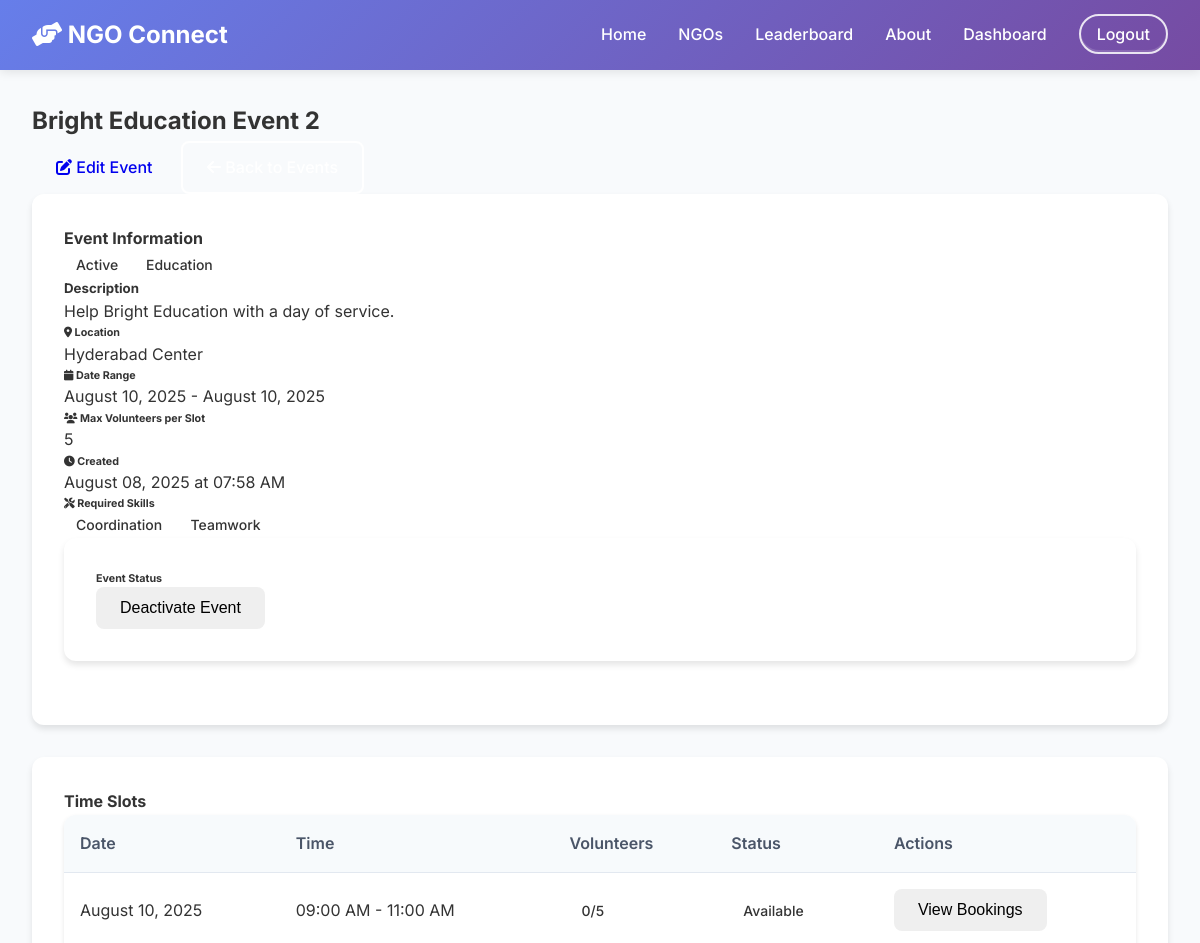
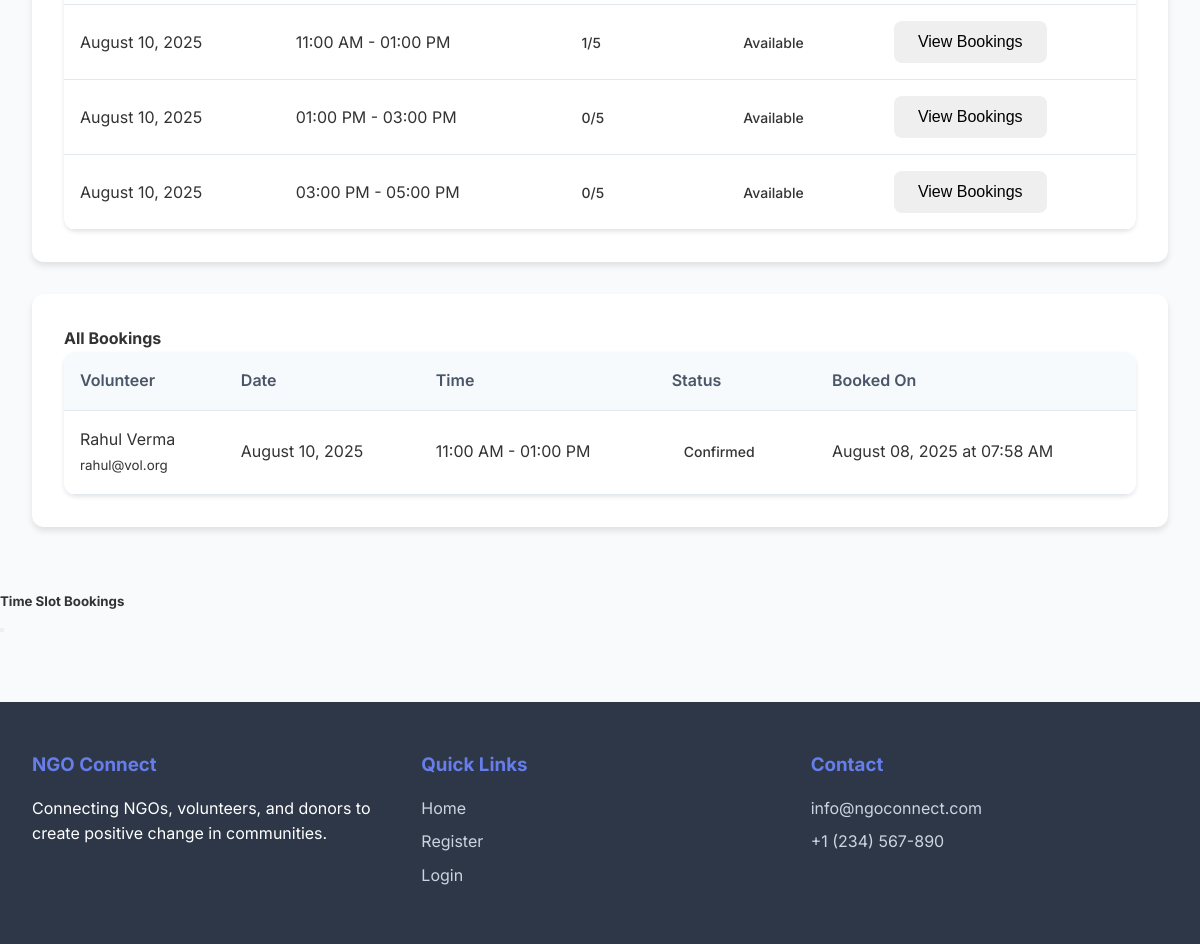
Page /ngo/events/2 (signed in) on the committed database (2 pictures, top to bottom).
### database/models.py (models this page shows)
class Event(db.Model):
    __tablename__ = 'events'
    id = db.Column(db.Integer, primary_key=True)
    ngo_id = db.Column(db.Integer, db.ForeignKey('ngos.id'), nullable=False, index=True)
    title = db.Column(db.String(100), nullable=False, index=True)
    description = db.Column(db.Text)
    location = db.Column(db.String(200))
    start_date = db.Column(db.DateTime, nullable=False, index=True)
    end_date = db.Column(db.DateTime, nullable=False, index=True)
    max_volunteers = db.Column(db.Integer)
    required_skills = db.Column(db.Text)  # JSON string
    category = db.Column(db.String(50), index=True)
    image = db.Column(db.String(200))
    status = db.Column(db.String(20), default='active', index=True)  # active, completed, cancelled
    is_active = db.Column(db.Boolean, default=True, index=True)
    created_at = db.Column(db.DateTime, default=datetime.utcnow, index=True)
    updated_at = db.Column(db.DateTime, default=datetime.utcnow, onupdate=datetime.utcnow)
    time_slots = db.relationship('TimeSlot', backref='event', lazy='dynamic', cascade='all, delete-orphan')
    bookings = db.relationship('Booking', backref='event', lazy='dynamic', cascade='all, delete-orphan')
    def get_required_skills(self):
        if self.required_skills:
            return json.loads(self.required_skills)
        return []

class TimeSlot(db.Model):
    __tablename__ = 'time_slots'
    id = db.Column(db.Integer, primary_key=True)
    event_id = db.Column(db.Integer, db.ForeignKey('events.id'), nullable=False, index=True)
    start_time = db.Column(db.DateTime, nullable=False, index=True)
    end_time = db.Column(db.DateTime, nullable=False, index=True)
    max_volunteers = db.Column(db.Integer, default=1)
    current_volunteers = db.Column(db.Integer, default=0)
    is_available = db.Column(db.Boolean, default=True, index=True)
    created_at = db.Column(db.DateTime, default=datetime.utcnow)
    bookings = db.relationship('Booking', backref='time_slot', lazy='dynamic', cascade='all, delete-orphan')

class User(UserMixin, db.Model):
    __tablename__ = 'users'
    id = db.Column(db.Integer, primary_key=True)
    email = db.Column(db.String(120), unique=True, nullable=False, index=True)
    password_hash = db.Column(db.String(200), nullable=False)
    role = db.Column(db.String(20), nullable=False, index=True)  # admin, ngo, volunteer, donor
    first_name = db.Column(db.String(50), nullable=False)
    last_name = db.Column(db.String(50), nullable=False)
    phone = db.Column(db.String(20))
    profile_image = db.Column(db.String(200))
    is_verified = db.Column(db.Boolean, default=False, index=True)
    is_active = db.Column(db.Boolean, default=True, index=True)
    created_at = db.Column(db.DateTime, default=datetime.utcnow, index=True)
    last_login = db.Column(db.DateTime)
    ngo = db.relationship('NGO', backref='user', uselist=False, cascade='all, delete-orphan')
    volunteer = db.relationship('Volunteer', backref='user', uselist=False, cascade='all, delete-orphan')
    donor = db.relationship('Donor', backref='user', uselist=False, cascade='all, delete-orphan')
    sent_messages = db.relationship('Message', foreign_keys='Message.sender_id', backref='sender', lazy='dynamic')
    received_messages = db.relationship('Message', foreign_keys='Message.receiver_id', backref='receiver', lazy='dynamic')

class Booking(db.Model):
    __tablename__ = 'bookings'
    id = db.Column(db.Integer, primary_key=True)
    volunteer_id = db.Column(db.Integer, db.ForeignKey('volunteers.id'), nullable=False, index=True)
    time_slot_id = db.Column(db.Integer, db.ForeignKey('time_slots.id'), nullable=False, index=True)
    event_id = db.Column(db.Integer, db.ForeignKey('events.id'), nullable=False, index=True)
    status = db.Column(db.String(20), default='confirmed', index=True)  # confirmed, completed, cancelled
    hours_worked = db.Column(db.Float, default=0)
    points_earned = db.Column(db.Integer, default=0)
    created_at = db.Column(db.DateTime, default=datetime.utcnow, index=True)

### app.py (the view)
@app.route('/ngo/events/<int:event_id>')
@login_required
def ngo_view_event(event_id):
    if current_user.role != 'ngo':
        flash('Access denied. NGO access required.', 'error')
        return redirect(url_for('dashboard'))
    ngo = NGO.query.filter_by(user_id=current_user.id).first()
    if not ngo:
        flash('NGO profile not found.', 'error')
        return redirect(url_for('dashboard'))
    event = Event.query.get_or_404(event_id)
    if event.ngo_id != ngo.id:
        flash('Access denied. You can only view your own events.', 'error')
        return redirect(url_for('ngo_events'))
    time_slots = TimeSlot.query.filter_by(event_id=event.id).order_by(TimeSlot.start_time).all()
    bookings = Booking.query.filter_by(event_id=event.id).all()
    return render_template('ngo/view_event.html', event=event, time_slots=time_slots, bookings=bookings, ngo=ngo)

### app.py (called while the page is built)
@app.after_request
def add_security_headers(response):
    response.headers['X-Content-Type-Options'] = 'nosniff'
    response.headers['X-Frame-Options'] = 'DENY'
    response.headers['X-XSS-Protection'] = '1; mode=block'
    if os.environ.get('FLASK_ENV') == 'production':
        response.headers['Strict-Transport-Security'] = 'max-age=31536000; includeSubDomains'
    return response

@app.context_processor
def inject_csrf_token():
    return dict(csrf_token=generate_csrf)

@login_manager.user_loader
def load_user(user_id):
    return User.query.get(int(user_id))

### templates/ngo/view_event.html (shortened to what this page needs)
{% extends "base.html" %}
{% block content %}
<div class="container mt-4">
    <div class="row">
        <div class="col-12">
            <div class="d-flex justify-content-between align-items-center mb-4">
                <h2>{{ event.title }}</h2>
                <div>
                    <a href="{{ url_for('ngo_edit_event', event_id=event.id) }}" class="btn btn-warning">
                        <i class="fas fa-edit"></i> Edit Event
                    </a>
                    <a href="{{ url_for('ngo_events') }}" class="btn btn-secondary">
                        <i class="fas fa-arrow-left"></i> Back to Events
                    </a>
                </div>
            </div>
            <div class="card mb-4">
                <div class="card-header">
                    <div class="d-flex justify-content-between align-items-center">
                        <h4 class="mb-0">Event Information</h4>
                        <div>
                            <span class="badge bg-{{ 'success' if event.is_active else 'secondary' }} fs-6">
                                {{ 'Active' if event.is_active else 'Inactive' }}
                            </span>
                            <span class="badge bg-info fs-6">{{ event.category }}</span>
                        </div>
                    </div>
                </div>
                <div class="card-body">
                    <div class="row">
                        <div class="col-md-8">
                            <h5>Description</h5>
                            <p class="text-muted">{{ event.description }}</p>
                            <div class="row mt-4">
                                <div class="col-md-6">
                                    <h6><i class="fas fa-map-marker-alt text-primary"></i> Location</h6>
                                    <p class="text-muted">{{ event.location }}</p>
                                </div>
                                <div class="col-md-6">
                                    <h6><i class="fas fa-calendar text-primary"></i> Date Range</h6>
                                    <p class="text-muted">
                                        {{ event.start_date.strftime('%B %d, %Y') }} - {{ event.end_date.strftime('%B %d, %Y') }}
                                    </p>
                                </div>
                            </div>
                            <div class="row mt-3">
                                <div class="col-md-6">
                                    <h6><i class="fas fa-users text-primary"></i> Max Volunteers per Slot</h6>
                                    <p class="text-muted">{{ event.max_volunteers }}</p>
                                </div>
                                <div class="col-md-6">
                                    <h6><i class="fas fa-clock text-primary"></i> Created</h6>
                                    <p class="text-muted">{{ event.created_at.strftime('%B %d, %Y at %I:%M %p') }}</p>
                                </div>
                            </div>
                            {% if event.required_skills %}
                            <div class="mt-3">
                                <h6><i class="fas fa-tools text-primary"></i> Required Skills</h6>
                                {% for skill in event.get_required_skills() %}
                                    <span class="badge bg-light text-dark me-1">{{ skill }}</span>
                                {% endfor %}
                            </div>
                            {% endif %}
                        </div>
                        <div class="col-md-4">
                            <div class="card bg-light">
                                <div class="card-body text-center">
                                    <h6>Event Status</h6>
                                    <form method="POST" action="{{ url_for('ngo_toggle_event_status', event_id=event.id) }}" class="d-inline">
                                        <button type="submit" class="btn btn-{{ 'warning' if event.is_active else 'success' }} btn-sm">
                                            {{ 'Deactivate' if event.is_active else 'Activate' }} Event
                                        </button>
                                    </form>
                                </div>
                            </div>
                        </div>
                    </div>
                </div>
            </div>
            <div class="card mb-4">
                <div class="card-header">
                    <h4 class="mb-0">Time Slots</h4>
                </div>
                <div class="card-body">
                    {% if time_slots %}
                        <div class="table-responsive">
                            <table class="table table-hover">
                                <thead>
                                    <tr>
                                        <th>Date</th>
                                        <th>Time</th>
                                        <th>Volunteers</th>
                                        <th>Status</th>
                                        <th>Actions</th>
                                    </tr>
                                </thead>
                                <tbody>
                                    {% for slot in time_slots %}
                                    <tr>
                                        <td>{{ slot.start_time.strftime('%B %d, %Y') }}</td>
                                        <td>{{ slot.start_time.strftime('%I:%M %p') }} - {{ slot.end_time.strftime('%I:%M %p') }}</td>
                                        <td>
                                            <span class="badge bg-{{ 'success' if slot.current_volunteers < slot.max_volunteers else 'danger' }}">
                                                {{ slot.current_volunteers }}/{{ slot.max_volunteers }}
                                            </span>
                                        </td>
                                        <td>
                                            <span class="badge bg-{{ 'success' if slot.is_available else 'secondary' }}">
                                                {{ 'Available' if slot.is_available else 'Full' }}
                                            </span>
                                        </td>
                                        <td>
                                            <button class="btn btn-sm btn-outline-info"
                                                    onclick="viewBookings({{ slot.id }})">
                                                View Bookings
                                            </button>
                                        </td>
                                    </tr>
                                    {% endfor %}
                                </tbody>
                            </table>
                        </div>
                    {% else %}
                        <p class="text-muted text-center">No time slots found for this event.</p>
                    {% endif %}
                </div>
            </div>
            <div class="card">
                <div class="card-header">
                    <h4 class="mb-0">All Bookings</h4>
                </div>
                <div class="card-body">
                    {% if bookings %}
                        <div class="table-responsive">
                            <table class="table table-hover">
                                <thead>
                                    <tr>
                                        <th>Volunteer</th>
                                        <th>Date</th>
                                        <th>Time</th>
                                        <th>Status</th>
                                        <th>Booked On</th>
                                    </tr>
                                </thead>
                                <tbody>
                                    {% for booking in bookings %}
                                    <tr>
                                        <td>
                                            {% set volunteer = booking.volunteer %}
                                            {% set user = volunteer.user %}
                                            {{ user.first_name }} {{ user.last_name }}
                                            <br><small class="text-muted">{{ user.email }}</small>
                                        </td>
                                        <td>{{ booking.time_slot.start_time.strftime('%B %d, %Y') }}</td>
                                        <td>{{ booking.time_slot.start_time.strftime('%I:%M %p') }} - {{ booking.time_slot.end_time.strftime('%I:%M %p') }}</td>
                                        <td>
                                            <span class="badge bg-success">Confirmed</span>
                                        </td>
                                        <td>{{ booking.created_at.strftime('%B %d, %Y at %I:%M %p') }}</td>
                                    </tr>
                                    {% endfor %}
                                </tbody>
                            </table>
                        </div>
                    {% else %}
                        <p class="text-muted text-center">No bookings found for this event.</p>
                    {% endif %}
                </div>
            </div>
        </div>
    </div>
</div>
<div class="modal fade" id="bookingModal" tabindex="-1">
    <div class="modal-dialog modal-lg">
        <div class="modal-content">
            <div class="modal-header">
                <h5 class="modal-title">Time Slot Bookings</h5>
                <button type="button" class="btn-close" data-bs-dismiss="modal"></button>
            </div>
        </div>
    </div>
</div>
{% endblock %}

### templates/base.html (style rules this page uses)
:root { --brand-primary: #6d28d9; --brand-secondary: #f472b6; --brand-amber: #f59e0b; --ink-900: #0f172a; --ink-700: #334155; --surface: #ffffff; }
* { margin: 0; padding: 0; box-sizing: border-box; }
body { font-family: 'Inter', sans-serif; line-height: 1.6; color: #333; background-color: #f8fafc; }
.container { max-width: 1200px; margin: 0 auto; padding: 2rem; }
.btn { display: inline-block; padding: 0.75rem 1.5rem; border-radius: 8px; text-decoration: none; font-weight: 500; transition: all 0.3s; border: none; cursor: pointer; font-size: 1rem; }
.btn-secondary { background: transparent; color: white; border: 2px solid white; }
.card { background: white; border-radius: 12px; padding: 2rem; box-shadow: 0 4px 6px rgba(0,0,0,0.1); margin-bottom: 2rem; }
.table { width: 100%; border-collapse: collapse; background: white; border-radius: 12px; overflow: hidden; box-shadow: 0 2px 4px rgba(0,0,0,0.1); }
.table th, .table td { padding: 1rem; text-align: left; border-bottom: 1px solid #e2e8f0; }
.table th { background: #f7fafc; font-weight: 600; color: #4a5568; }
.badge { padding: 0.25rem 0.75rem; border-radius: 20px; font-size: 0.875rem; font-weight: 500; }

### rows in the picture
Event: title "Bright Education Event 2", is_active "Active", category "Education", description "Help Bright Education with a day of service.", location "Hyderabad Center", start_date "August 10, 2025", end_date "August 10, 2025", max_volunteers "5", created_at "August 08, 2025 at 07:58 AM", is_active "Deactivate"
TimeSlot: start_time "August 10, 2025", start_time "09:00 AM", end_time "11:00 AM", current_volunteers "0", max_volunteers "5", is_available "Available"
TimeSlot: start_time "August 10, 2025", start_time "11:00 AM", end_time "01:00 PM", current_volunteers "1", max_volunteers "5", is_available "Available"
TimeSlot: start_time "August 10, 2025", start_time "01:00 PM", end_time "03:00 PM", current_volunteers "0", max_volunteers "5", is_available "Available"
TimeSlot: start_time "August 10, 2025", start_time "03:00 PM", end_time "05:00 PM", current_volunteers "0", max_volunteers "5", is_available "Available"
Booking: time_slot.start_time "August 10, 2025", time_slot.start_time "11:00 AM", time_slot.end_time "01:00 PM", created_at "August 08, 2025 at 07:58 AM"
User: first_name "Rahul", last_name "Verma", email "rahul@vol.org"

### other values in the picture
{{ skill }} "Coordination" "Teamwork"
